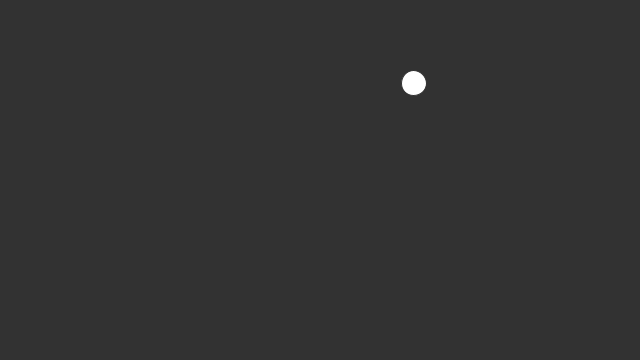
Frame 1 (no input)
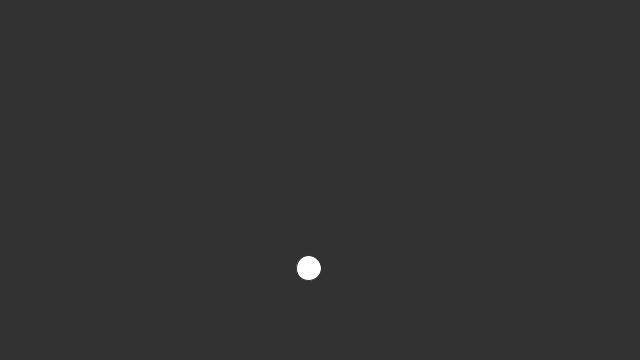
Frame 60 (the mouse pressed at the canvas centre just before this capture)
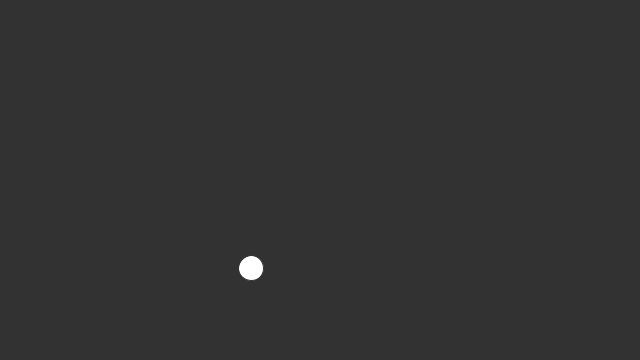
Frame 120 (the mouse held since frame 60 and released just before this capture)

The Processing sketch that drew these frames (run headless with seeded random() and noise(); from frame 60 on, the mouse is pressed at the canvas centre):

// Processing sketch: bounded_ball_pde
// ── bounded_ball_pde.pde
float x;
float y;
float vx=2;
float vy=2;
void setup(){
  size(640,360);
  background(50);
  x=random(0,640);
  y=random(0,320);
  vx=random(1,10);
  vy=random(1,10);
}
void draw(){
  background(50);
  stroke(50);
  circle(x,y,25);
  x+=vx;
  y+=vy;
  if(x<0||x>width){
  vx=-vx;
  }
  if(y<0||y>height){
  vy=-vy;
  }
}
